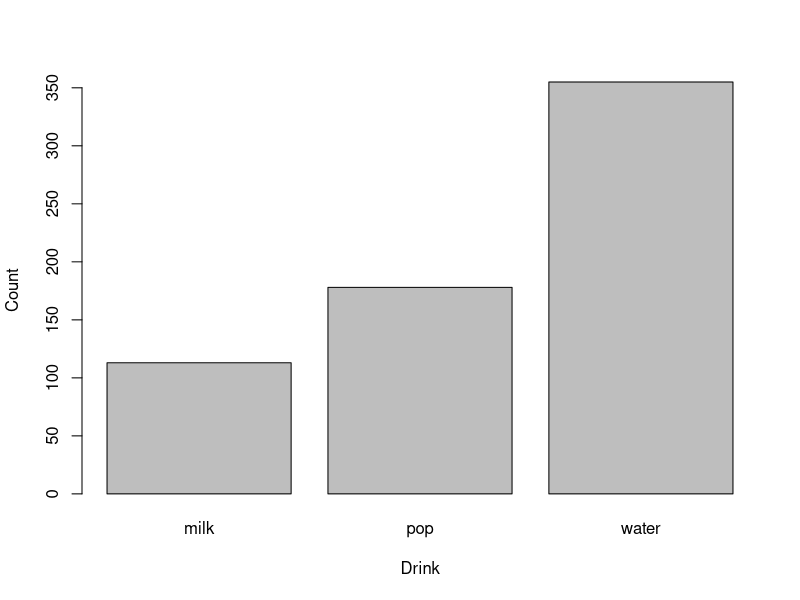
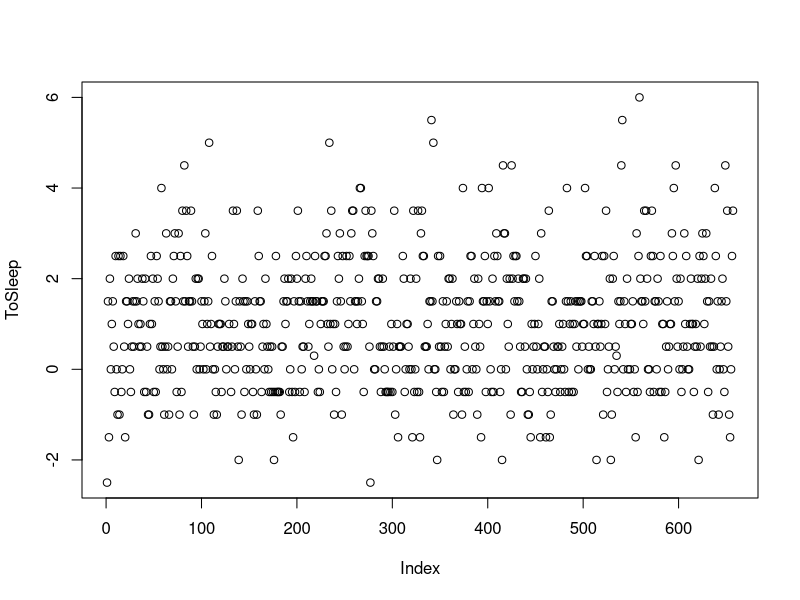
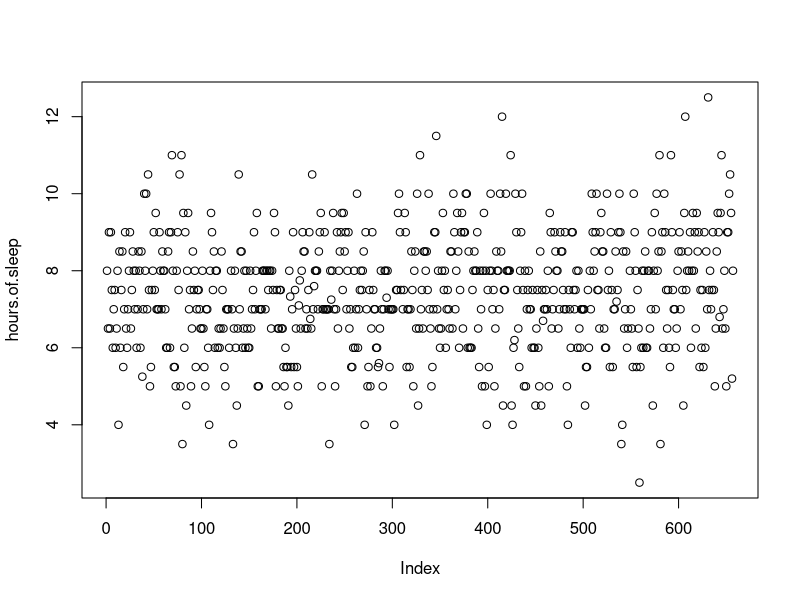
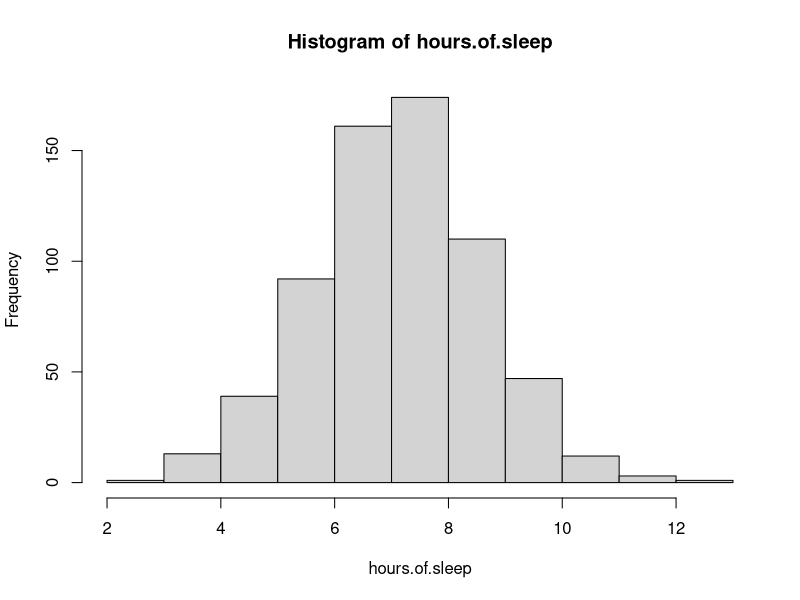
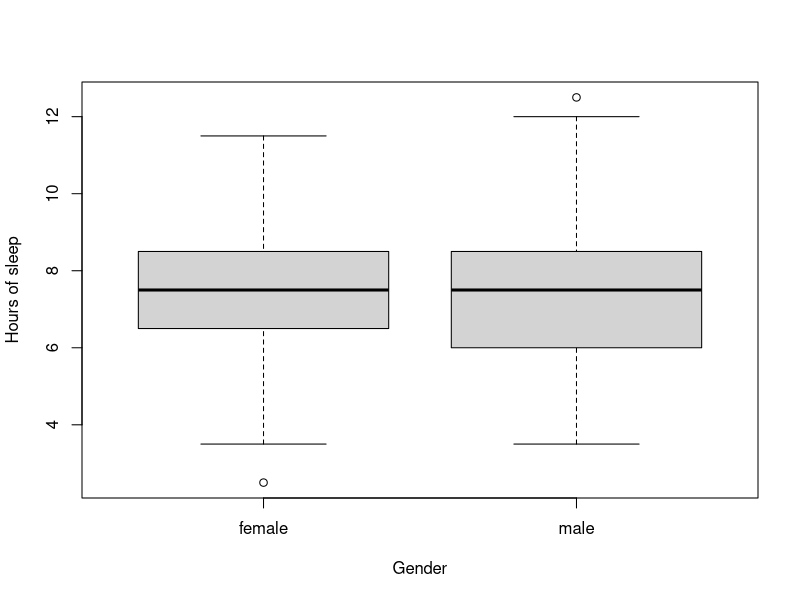
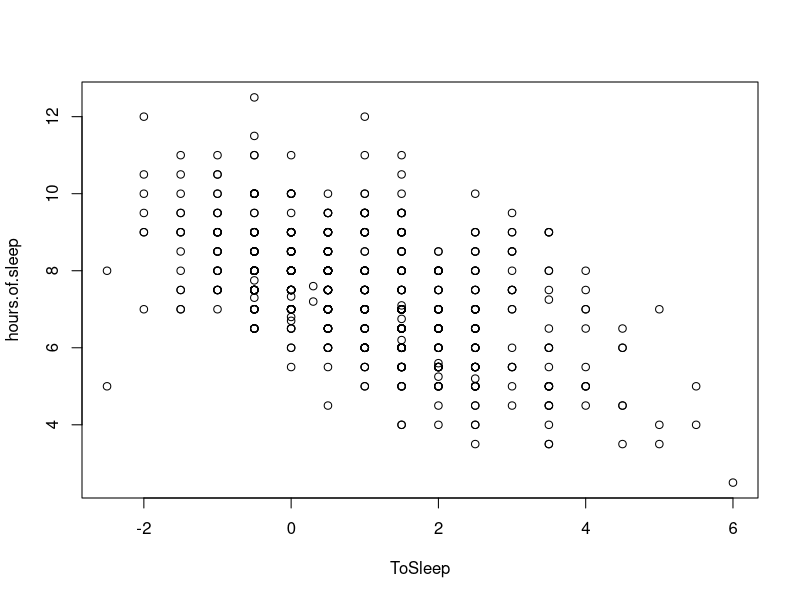
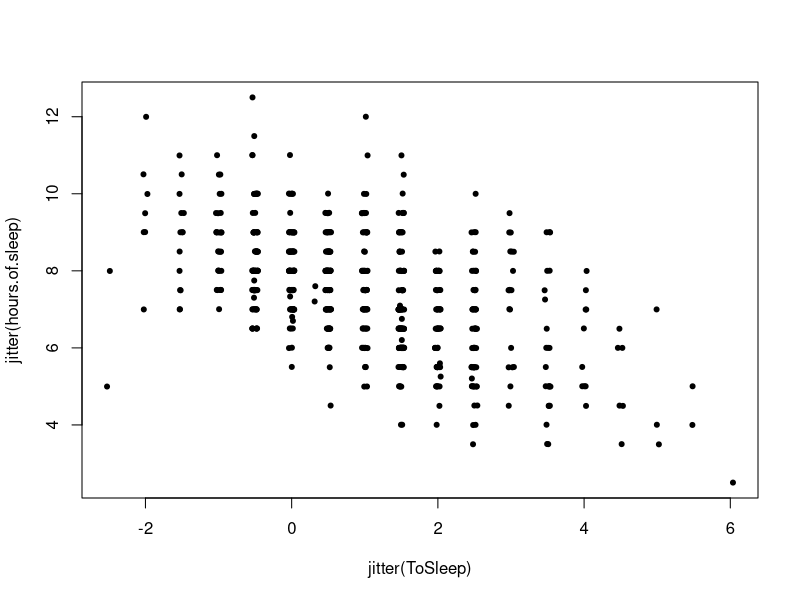
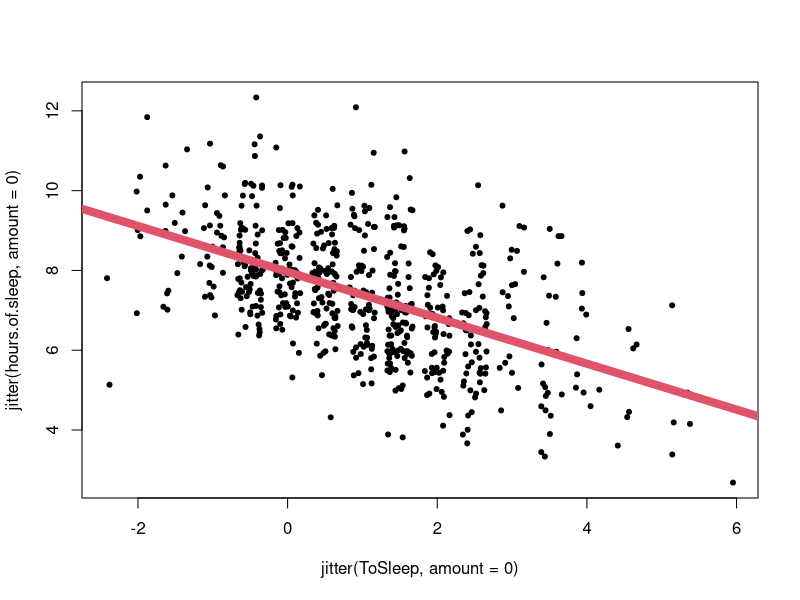

Reproduce these figures in R, in order.
install.packages( "LearnBayes" )

library(LearnBayes)

data(studentdata)

str(studentdata)

studentdata[1,]

attach( studentdata )

table( Drink )

barplot( table(Drink), xlab="Drink", ylab="Count" )

plot( ToSleep )

hours.of.sleep = WakeUp - ToSleep

plot( hours.of.sleep )

summary( hours.of.sleep )

hist( hours.of.sleep )

boxplot( hours.of.sleep ~ Gender, ylab="Hours of sleep" )

Gender=="female"

female.Haircut = Haircut[ Gender=="female" ]
male.Haircut = Haircut[ Gender=="male" ]

summary( female.Haircut )
summary( male.Haircut )

plot( ToSleep, hours.of.sleep )

plot( jitter(ToSleep), jitter(hours.of.sleep), pch=20 )

plot( jitter(ToSleep,amount=0), jitter(hours.of.sleep,amount=0), pch=20 )

fit=lm( hours.of.sleep ~ ToSleep )
str(fit)

abline( fit, lwd=8, col=2 )
